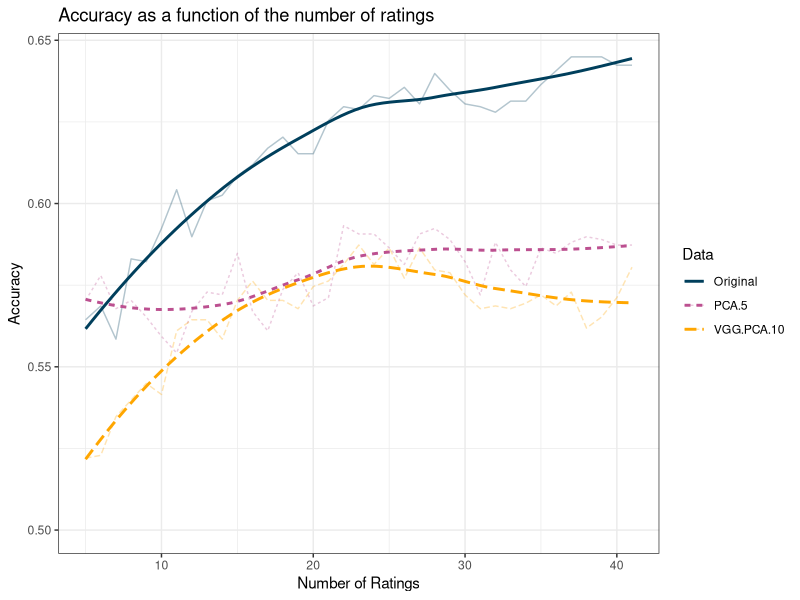
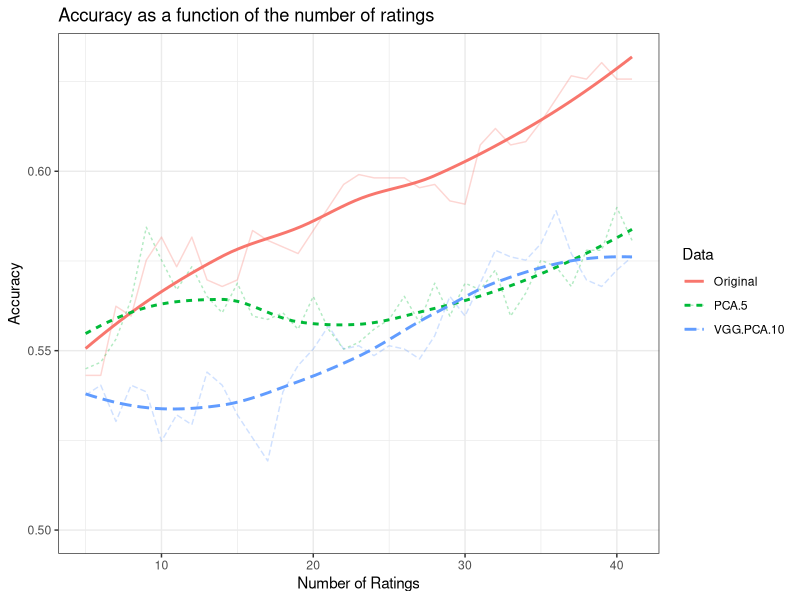
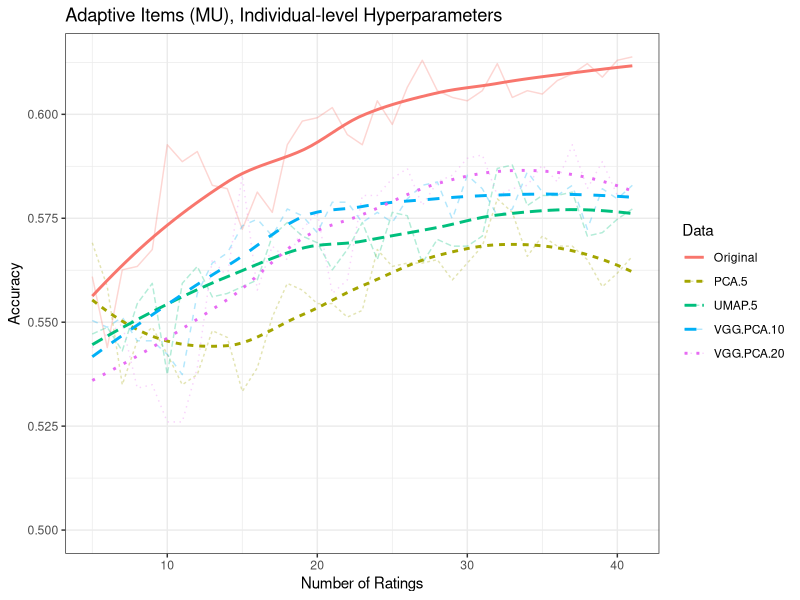
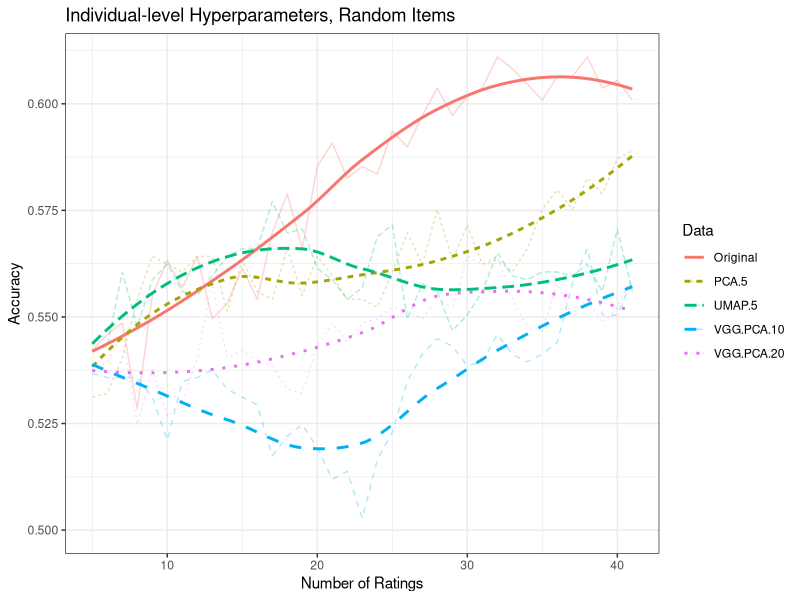
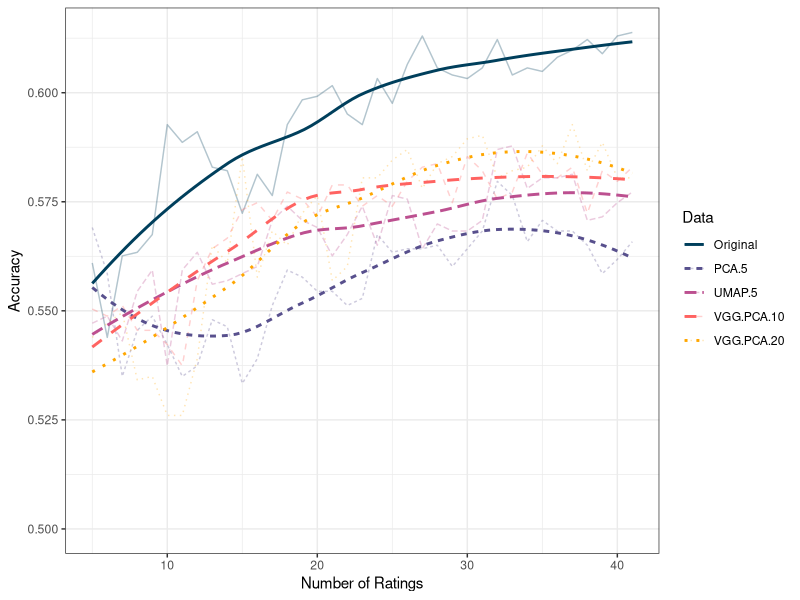

Recreate these plots in R, in order.
# ChatGPT-4 assisted
# Required Libraries
library(ggplot2)
library(tidyr)

## MU-AGG, ADAPTIVE ----------------------------------------------
setwd("../results/7.x_different_reps/")
data <- read.csv("mu-agg_diff_reps_adaptive_items.csv")
data$Ratings <- 5:41
data <- data[, c("Original", "PCA.5", "VGG.PCA.10", "Ratings")]

# Convert data to long format for plotting
data_long <- pivot_longer(data, -Ratings, names_to = "Data", values_to = "Accuracy")

# Make line plot
palette <- c("#003f5c", "#58508d", "#bc5090", "#ff6361", "#ffa600")
diff_reps_adaptive_items_plot <- ggplot(
  data_long,
  aes(x = Ratings, y = Accuracy, color = Data, group = Data, linetype = Data)
) +
  geom_line(alpha = 0.3) +
  geom_smooth(se = FALSE, span = 0.8) +
  scale_color_manual(values = palette[c(1, 3, 5)]) +
  labs(
    title = "Accuracy as a function of the number of ratings",
    x = "Number of Ratings",
    y = "Accuracy",
    color = "Data"
  ) +
  ylim(0.5, NA) +
  theme_bw()

# Save plot
# setwd("~/Dropbox/1_proj/urbn/code/analysis/plots/v7/")
# pdf("mu_agg_diff_reps_adaptive_items.pdf", height = 4, width = 7)
diff_reps_adaptive_items_plot
# dev.off()



## MU-AGG, RANDOM --------------------------------------------
data <- read.csv("mu-agg_diff_reps_random_items.csv")
data$Ratings <- 5:41
data <- data[, c("Original", "PCA.5", "VGG.PCA.10", "Ratings")]

# Convert data to long format for plotting
data_long <- pivot_longer(data, -Ratings, names_to = "Data", values_to = "Accuracy")

# Make line plot
diff_reps_random_items_plot <- ggplot(data_long, aes(x = Ratings, y = Accuracy, color = Data, group = Data, linetype = Data)) +
  geom_line(alpha = 0.3) +
  geom_smooth(se = FALSE, span = 0.8) +
  labs(
    title = "Accuracy as a function of the number of ratings",
    x = "Number of Ratings",
    y = "Accuracy",
    color = "Data"
  ) +
  ylim(0.5, NA) +
  theme_bw()

# Save plot
# setwd("~/Dropbox/1_proj/urbn/code/analysis/plots/v7/")
# pdf("mu_agg_diff_reps_random_items.pdf", height = 4, width = 7)
diff_reps_random_items_plot
# dev.off()



# MU, ADAPTIVE ----------------------------------------------
data <- read.csv("mu_diff_reps_adaptive_items.csv")
data$Ratings <- 5:41

# Convert data to long format for plotting
data_long <- pivot_longer(data, -Ratings, names_to = "Data", values_to = "Accuracy")

# Make line plot
diff_reps_adaptive_items_plot <- ggplot(data_long, aes(x = Ratings, y = Accuracy, color = Data, group = Data, linetype = Data)) +
  geom_line(alpha = 0.3) +
  geom_smooth(se = FALSE, span = 0.8) +
  labs(
    title = "Adaptive Items (MU), Individual-level Hyperparameters",
    x = "Number of Ratings",
    y = "Accuracy",
    color = "Data"
  ) +
  ylim(0.5, NA) +
  theme_bw()

# Save plot
# setwd("~/Dropbox/1_proj/urbn/code/analysis/plots/v7/")
# pdf("mu_diff_reps_adaptive_items.pdf", height = 4, width = 7)
diff_reps_adaptive_items_plot
# dev.off()

adaptive_data = data_long
adaptive_data$Selection = "Adaptive (MU)"

# MU, RANDOM --------------------------------------------
data <- read.csv("mu_diff_reps_random_items.csv")
data$Ratings <- 5:41

# Convert data to long format for plotting
data_long <- pivot_longer(data, -Ratings, names_to = "Data", values_to = "Accuracy")

# Make line plot
diff_reps_random_items_plot <- ggplot(data_long, aes(x = Ratings, y = Accuracy, color = Data, group = Data, linetype = Data)) +
  geom_line(alpha = 0.3) +
  geom_smooth(se = FALSE, span = 0.8) +
  labs(
    title = "Individual-level Hyperparameters, Random Items",
    x = "Number of Ratings",
    y = "Accuracy",
    color = "Data"
  ) +
  ylim(0.5, NA) +
  theme_bw()

# Save plot
# setwd("~/Dropbox/1_proj/urbn/code/analysis/plots/v7/")
# pdf("mu_diff_reps_random_items.pdf", height = 4, width = 7)
diff_reps_random_items_plot
# dev.off()

random_data = data_long
random_data$Selection = "Random"
combined = rbind(adaptive_data, random_data)
combined = combined[combined$Selection == "Adaptive (MU)",]
palette <- c("#003f5c", "#58508d", "#bc5090", "#ff6361", "#ffa600")
faceted_comparison = ggplot(combined, aes(x = Ratings, y = Accuracy, color = Data, group = Data, linetype = Data)) +
  geom_line(alpha = 0.3) +
  geom_smooth(se = FALSE, span = 0.8) +
  labs(
    x = "Number of Ratings",
    y = "Accuracy",
    color = "Data"
  ) +
  scale_color_manual(values = palette) + 
  ylim(0.5, NA) +
  #facet_wrap(~Selection) +
  theme_bw()

# pdf("faceted_comparison_diff_reps.pdf", height = 3, width = 5.5)
faceted_comparison
# dev.off()
